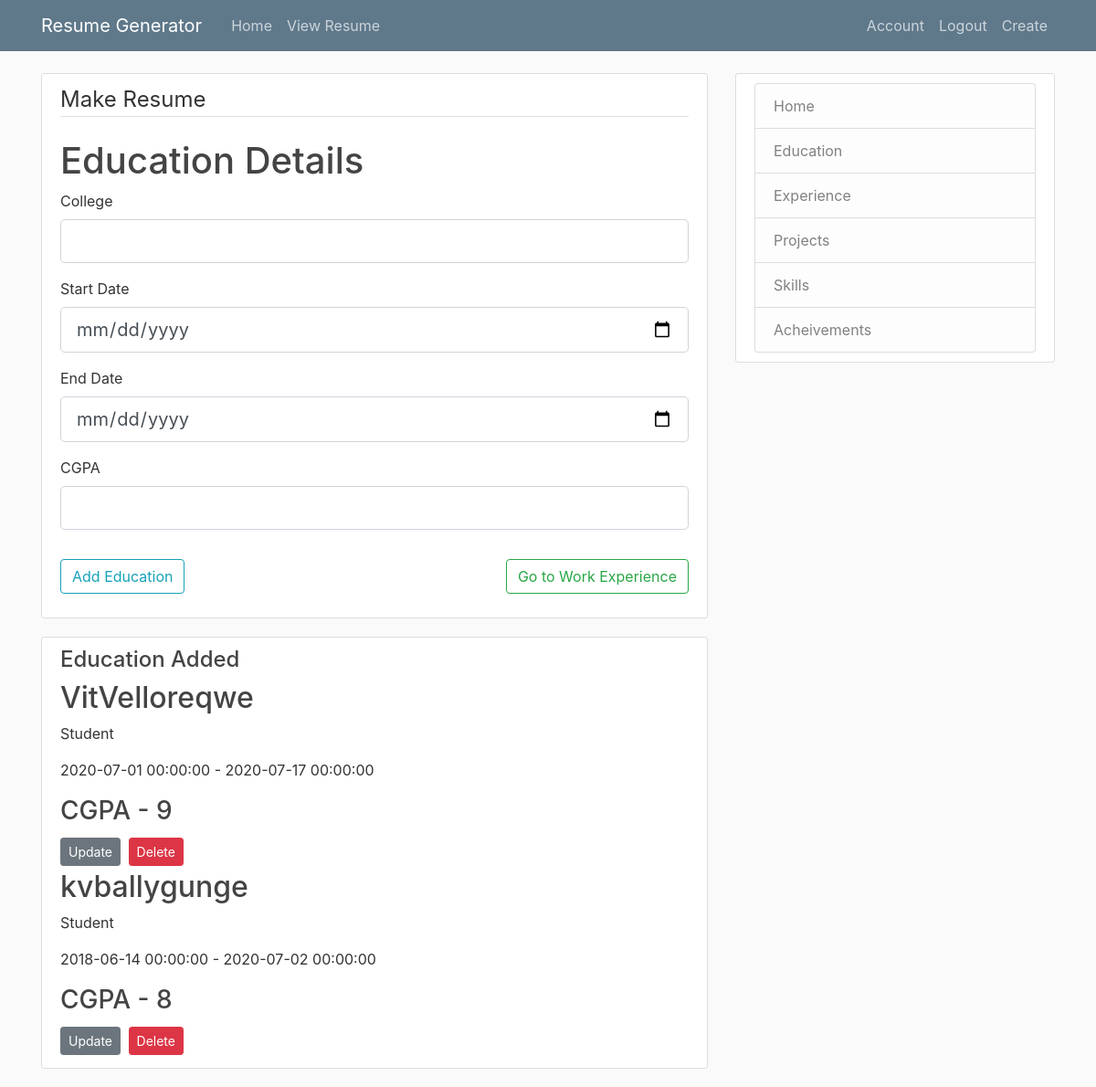
The page /resume/new/education (signed in) on the database its author committed.
### resume/models.py (models this page shows, shortened)
class education(db.Model):
    id = db.Column(db.Integer, primary_key=True)
    name = db.Column(db.String(100),nullable=False)
    start = db.Column(db.DateTime,nullable=False,default=datetime.today())
    end = db.Column(db.DateTime,nullable=False,default=datetime.today())
    cgpa = db.Column(db.Integer,nullable=False)
    user_id= db.Column(db.Integer,db.ForeignKey('user.id'),nullable=False)

### resume/routes.py (the view)
@app.route("/resume/new/education",methods=['GET','POST'])
@login_required
def  postedu():
    form = useredu()
    eduadded = education.query.filter_by(edu=current_user).all()
    if form.validate_on_submit():
        edu = education(name=form.college.data,start=form.start.data,end=form.end.data,cgpa=form.cgpa.data,edu=current_user)
        print(form.college.data,form.start.data,form.end.data)
        db.session.add(edu)
        db.session.commit()
        return redirect(url_for("postedu"))
    return render_template("education.html",title="Education",form=form,eduadded=eduadded)

### resume/forms.py
class useredu(FlaskForm):
    college = StringField("College",
        validators=[DataRequired(),Length(min=5)])
    start = DateField('Start Date', format='%Y-%m-%d',
         validators=[DataRequired()])
    end  = DateField('End Date', format='%Y-%m-%d',
        validators=[DataRequired()])
    cgpa  = StringField("CGPA",
        validators=[DataRequired()])
    submit = SubmitField("Add Education")

### resume/models.py (called while the page is built)
@login_manager.user_loader
def load_user(id):
    return user.query.get(int(id))

### resume/templates/education.html (shortened to what this page needs)
{%  extends "layout.html" %}
{% block content %}
<div class="content-section">
    <form method="POST" action="">
        <fieldset class="form-group" id="cloneunder">
            <legend class="border-bottom mb-4">Make Resume</legend>
            <h1>Education Details</h1>
            <div  id="skillclass">
            <div class="form-group">
                {{ form.college.label(class="form-control-label") }}
                {% if form.college.errors %}
                    {{ form.college(class="form-control form-control-lg is-invalid") }}
                <div class="invalid-feedback">
                    {% for error in form.college.errors %}
                        <span>{{error}}</span>
                    {% endfor %}
                </div>
                {% else %}
                {{ form.college(class="form-control form-control-lg") }}
                {% endif %}
            </div>
            <div class="form-group">
                {{ form.start.label(class="form-control-label") }}
                {% if form.start.errors %}
                    {{ form.start(class="form-control form-control-lg is-invalid") }}
                <div class="invalid-feedback">
                    {% for error in form.start.errors %}
                        <span>{{error}}</span>
                    {% endfor %}
                </div>
                {% else %}
                {{ form.start(class="form-control form-control-lg") }}
                {% endif %}
            </div>
            <div class="form-group">
                {{ form.end.label(class="form-control-label") }}
                {% if form.end.errors %}
                    {{ form.end(class="form-control form-control-lg is-invalid") }}
                <div class="invalid-feedback">
                    {% for error in form.end.errors %}
                        <span>{{error}}</span>
                    {% endfor %}
                </div>
                {% else %}
                {{ form.end(class="form-control form-control-lg") }}
                {% endif %}
            </div>
            <div class="form-group">
                {{ form.cgpa.label(class="form-control-label") }}
                {% if form.cgpa.errors %}
                    {{ form.cgpa(class="form-control form-control-lg is-invalid") }}
                <div class="invalid-feedback">
                    {% for error in form.cgpa.errors %}
                        <span>{{error}}</span>
                    {% endfor %}
                </div>
                {% else %}
                {{ form.cgpa(class="form-control form-control-lg") }}
                {% endif %}
            </div>
        </div>
        </fieldset>
        <a href="/resume/new/experience" class="btn btn-outline-success" style="float: right;">Go to Work Experience</a>
        <div class="form-group">
            {{ form.submit(class="btn btn-outline-info") }}
        </div>
</form>
</div>
{% if eduadded and title=="Education"%}
<div class="content-section">
  <h4>Education Added</h4>
            {% for education in eduadded %}
        <article>
            <h2 class="article-title">{{ education.name }}</h2>
            <p class="subDetails">Student</p>
            <p class="subDetails"> {{ education.start }} - {{ education.end }}</p>
            <h3>CGPA - {{ education.cgpa }}</h3>
        </article>
        <div>
            <a class="btn btn-secondary btn-sm mt-1 mb-1" href="{{ url_for('update_edu', education_id=education.id) }}">Update</a>
            <button type="button" class="btn btn-danger btn-sm m-1" data-toggle="modal" data-target="#deleteModal">Delete</button>
          </div>
        {% endfor %}
</div>
{% endif %}
{%  endblock content  %}

### resume/static/main.css (style rules this page uses)
body { background: #fafafa; color: #333333; margin-top: 5rem; }
h1, h2, h3, h4, h5, h6 { color: #444444; }
.content-section { background: #ffffff; padding: 10px 20px; border: 1px solid #dddddd; border-radius: 3px; margin-bottom: 20px; }
.article-title { color: #444444; }

### rows shown on the page
education: name "VitVelloreqwe", start "2020-07-01 00:00:00", end "2020-07-17 00:00:00", cgpa "9"
education: name "kvballygunge", start "2018-06-14 00:00:00", end "2020-07-02 00:00:00", cgpa "8"
